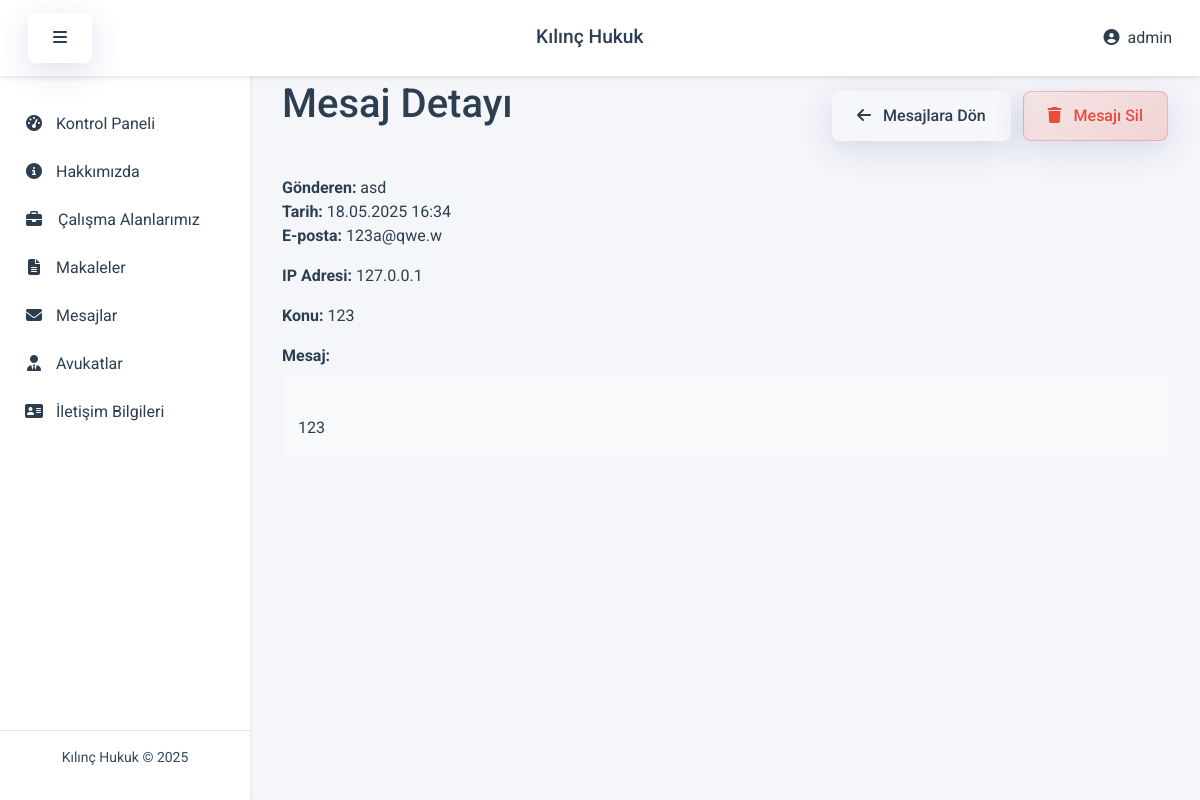
The page /admin/messages/view/7 (signed in) on the database its author committed.
### models.py (models this page shows, shortened)
class Settings(db.Model):
    __tablename__ = 'ayarlar'
    id = Column(Integer, primary_key=True)
    site_name = Column(String(255), nullable=False)
    site_description = Column(Text, nullable=False)
    site_keywords = Column(Text, nullable=False)
    site_author = Column(String(255), nullable=False)
    site_footer = Column(Text, nullable=False)
    homepage_title = Column(String(255), nullable=True)
    homepage_subtitle = Column(String(255), nullable=True)
    homepage_content = Column(Text, nullable=True)
    homepage_image = Column(String(255), nullable=True)
    about_title = Column(String(255), nullable=True)
    about_content = Column(Text, nullable=True)
    about_image = Column(String(255), nullable=True)

class Admin(UserMixin, db.Model):
    __tablename__ = 'admin'
    id = Column(Integer, primary_key=True)
    username = Column(String(50), unique=True, nullable=False)
    email = Column(String(100), unique=True, nullable=False)
    password_hash = Column(String(256), nullable=False)
    created_at = Column(DateTime, default=datetime.utcnow)

class Contact(db.Model):
    __tablename__ = 'iletisim'
    id = Column(Integer, primary_key=True)
    full_name = Column('adsoyad', String(255), nullable=False)
    email = Column('mailadresi', String(255), nullable=False)
    subject = Column('konu', String(255), nullable=False)
    message = Column('mesaj', Text, nullable=False)
    ip_address = Column('ip_address', String(45), nullable=True)  # IPv6 için 45 karakter yeterli
    date = Column('tarih', DateTime, default=datetime.utcnow)

### admin_routes.py (the view)
@app.route('/admin/messages/view/<int:id>')
@login_required
def admin_view_message(id):
    settings = Settings.query.first()
    message = Contact.query.get_or_404(id)
    return render_template('admin/view_message.html', settings=settings, message=message, now=datetime.now())

### app.py (called while the page is built)
@login_manager.user_loader
def load_user(user_id):
    from models import Admin
    return Admin.query.get(int(user_id))

@app.context_processor
def utility_processor():
    return dict(
        get_random_string=lambda n: ''.join(random.choices(string.ascii_uppercase + string.digits, k=n))
    )

### templates/admin/view_message.html (shortened to what this page needs)
{% extends 'admin/base.html' %}
{% block content %}
<div class="container-fluid">
    <div class="form-container">
        <div class="d-flex justify-content-between align-items-center mb-4">
            <h1 class="form-title">Mesaj Detayı</h1>
            <div>
                <a href="{{ url_for('admin_messages') }}" class="btn btn-outline-primary">
                    <i class="fas fa-arrow-left me-2"></i> Mesajlara Dön
                </a>
                <a href="{{ url_for('admin_delete_message', id=message.id) }}" class="btn btn-danger ms-2 delete-btn">
                    <i class="fas fa-trash me-2"></i> Mesajı Sil
                </a>
            </div>
        </div>
        <div class="message-item">
            <div class="message-header">
                <div class="message-sender">
                    <strong>Gönderen:</strong> {{ message.full_name }}
                </div>
                <div class="message-date">
                    <strong>Tarih:</strong> {{ message.date.strftime('%d.%m.%Y %H:%M') }}
                </div>
            </div>
            <div class="mb-3">
                <strong>E-posta:</strong> {{ message.email }}
            </div>
            <div class="mb-3">
                <strong>IP Adresi:</strong> {{ message.ip_address or 'Bilinmiyor' }}
            </div>
            <div class="mb-3">
                <strong>Konu:</strong> {{ message.subject }}
            </div>
            <div class="message-content">
                <strong>Mesaj:</strong>
                <div class="p-3 bg-light mt-2 rounded" style="word-break: break-word; max-width: 100%; white-space: pre-line;">
                    {{ message.message.replace('\n', '<br>')|safe }}
                </div>
            </div>
        </div>
    </div>
</div>
{% endblock %}

### templates/admin/base.html (shortened to what this page needs)
<!DOCTYPE html>
<html lang="tr">
<head>
    <link rel="stylesheet" href="https://cdnjs.cloudflare.com/ajax/libs/font-awesome/6.4.0/css/all.min.css">
    <link href="https://cdn.jsdelivr.net/npm/bootstrap@5.3.0/dist/css/bootstrap.min.css" rel="stylesheet">
    <link rel="stylesheet" href="{{ url_for('static', filename='css/admin.css') }}">
</head>
<body>
    <nav class="navbar navbar-expand-lg admin-navbar">
        <div class="container-fluid">
            <button type="button" id="sidebarCollapse" class="btn">
                <i class="fas fa-bars"></i>
            </button>
            <a class="navbar-brand" href="{{ url_for('admin_dashboard') }}">{{ settings.site_name }}</a>
            <div class="d-flex">
                <div class="dropdown">
                    <a class="nav-link dropdown-toggle" href="#" id="navbarDropdown" role="button" data-bs-toggle="dropdown" aria-expanded="false">
                        <i class="fas fa-user-circle me-1"></i> {{ current_user.username }}
                    </a>
                </div>
            </div>
        </div>
    </nav>
    <div class="wrapper">
        <nav id="sidebar">
            <ul class="list-unstyled components">
                <li {% if request.endpoint == 'admin_dashboard' %}class="active"{% endif %}>
                    <a href="{{ url_for('admin_dashboard') }}">
                        <i class="fas fa-tachometer-alt me-2"></i> Kontrol Paneli
                    </a>
                </li>
                <li {% if request.endpoint == 'admin_about' %}class="active"{% endif %}>
                    <a href="{{ url_for('admin_about') }}">
                        <i class="fas fa-info-circle me-2"></i> Hakkımızda
                    </a>
                </li>
                <li {% if request.endpoint == 'admin_calisma_alanlarimiz' %}class="active"{% endif %}>
                    <a href="{{ url_for('admin_calisma_alanlarimiz') }}">
                        <i class="fas fa-briefcase"></i> Çalışma Alanlarımız
                    </a>
                </li>
                <li {% if request.endpoint == 'admin_projects' %}class="active"{% endif %}>
                    <a href="{{ url_for('admin_projects') }}">
                        <i class="fas fa-file-alt me-2"></i> Makaleler
                    </a>
                </li>
                <li {% if request.endpoint == 'admin_messages' %}class="active"{% endif %}>
                    <a href="{{ url_for('admin_messages') }}">
                        <i class="fas fa-envelope me-2"></i> Mesajlar
                    </a>
                </li>
                <li {% if request.endpoint == 'admin_lawyers' %}class="active"{% endif %}>
                    <a href="{{ url_for('admin_lawyers') }}">
                        <i class="fas fa-user-tie me-2"></i> Avukatlar
                    </a>
                </li>
                <li {% if request.endpoint == 'admin_contact_settings' %}class="active"{% endif %}>
                    <a href="{{ url_for('admin_profile') }}">
                        <i class="fas fa-address-card me-2"></i> İletişim Bilgileri
                    </a>
                </li>
            </ul>
            <div class="sidebar-footer">
                <p>{{ settings.site_name }} &copy; {{ now.year }}</p>
            </div>
        </nav>
        <div id="content">
            {% block content %}{% endblock %}
        </div>
    </div>
</body>
</html>

### static/css/admin.css (style rules this page uses)
:root { --primary-color: #2c3e50; --secondary-color: #34495e; --accent-color: #3498db; --success-color: #2ecc71; --danger-color: #e74c3c; --warning-color: #f1c40f; --light-bg: #f8f9fa; --dark-text: #2c3e50; --light-text: #ecf0f1; --border-radius: 8px; --box-shadow: 0 2px 4px rgba(0,0,0,0.1); --transition: all 0.3s ease; --glass-bg: rgba(255, 255, 255, 0.1); --glass-border: rgba(255, 255, 255, 0.2); --glass-shadow: 0 8px 32px 0 rgba(31, 38, 135, 0.15); --backdrop-blur: blur(8px); }
body { font-family: 'Roboto', sans-serif; background-color: #f5f6fa; color: var(--dark-text); }
.admin-navbar { background-color: #fff; box-shadow: var(--box-shadow); padding: 0.8rem 1rem; position: fixed; width: 100%; top: 0; z-index: 1000; }
.admin-navbar .navbar-brand { color: var(--primary-color); font-weight: 500; font-size: 1.2rem; }
.admin-navbar .dropdown-toggle::after { display: none; }
.wrapper { display: flex; margin-top: 60px; }
#sidebar { min-width: 250px; max-width: 250px; background: #fff; box-shadow: var(--box-shadow); height: calc(100vh - 60px); position: fixed; transition: var(--transition); padding: 20px 0; }
#sidebar .components { padding: 20px 0; }
#sidebar ul li a { padding: 12px 20px; display: block; color: var(--dark-text); text-decoration: none; transition: var(--transition); border-left: 4px solid transparent; }
#sidebar ul li a i { margin-right: 10px; width: 20px; text-align: center; }
#content { width: calc(100% - 250px); margin-left: 250px; padding: 20px; min-height: calc(100vh - 60px); transition: var(--transition); }
.btn { border-radius: var(--border-radius); padding: 0.75rem 1.5rem; font-weight: 500; transition: var(--transition); position: relative; overflow: hidden; backdrop-filter: var(--backdrop-blur); -webkit-backdrop-filter: var(--backdrop-blur); border: 1px solid var(--glass-border); background: var(--glass-bg); color: var(--dark-text); box-shadow: var(--glass-shadow); }
.btn-danger { background: linear-gradient(135deg, rgba(231, 76, 60, 0.1), rgba(231, 76, 60, 0.2)); border: 1px solid rgba(231, 76, 60, 0.3); color: var(--danger-color); }
a { color: var(--accent-color); text-decoration: none; transition: var(--transition); position: relative; }
a::after { content: ''; position: absolute; width: 100%; height: 2px; bottom: -2px; left: 0; background-color: var(--accent-color); transform: scaleX(0); transform-origin: bottom right; transition: transform 0.3s ease-out; }
.sidebar-footer { position: absolute; bottom: 0; width: 100%; padding: 1rem; text-align: center; font-size: 0.875rem; color: var(--secondary-color); border-top: 1px solid rgba(0,0,0,0.1); }
h1 { color: var(--dark-text); font-weight: 500; margin-bottom: 1.5rem; }

### rows shown on the page
Settings: site_name "Kılınç Hukuk"
Admin: username "admin"
Contact: full_name "asd", date "18.05.2025 16:34", email "123a@qwe.w", ip_address "127.0.0.1", subject "123", message.replace "123"
